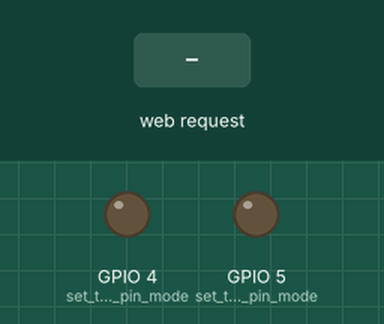
The sketch below on a simulated ESP32. On the bench: output pins drawn as LEDs (lit = HIGH). Inputs (shaded band) come from the test bench. WiFi joins after 1.5 s; servers stay silent unless stated; what the sketch prints to the serial monitor is not drawn.

Above: at 2.7 s.
2.8 s: HTTP request GET /H received
At 4.0 s:
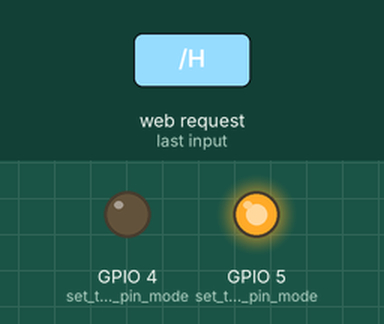
4.3 s: HTTP request GET /A received
At 5.1 s:
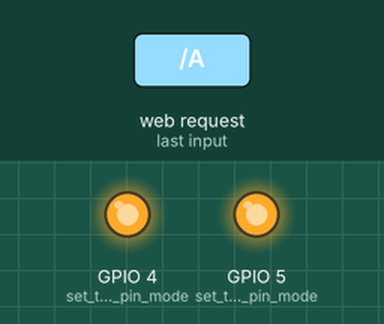
5.8 s: HTTP request GET /L received
At 6.2 s:
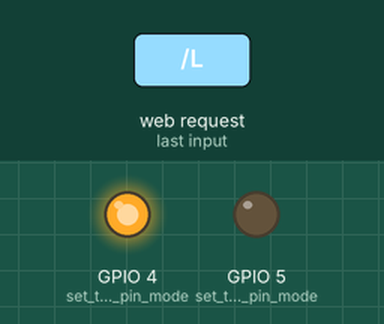
Timing chart, 0 to 8.8 s (numbered marks = the images above; inputs shaded):
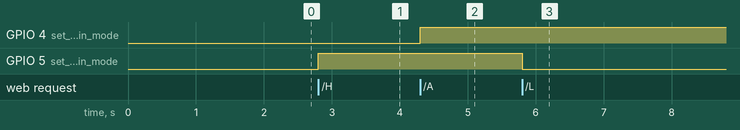

Measured:
- after the input at 2.8 s, GPIO 5 (set_the_LED_pin_mode): LOW → HIGH at once
- after the input at 4.3 s, GPIO 4 (set_the_LED_pin_mode): LOW → HIGH at once
- after the input at 5.8 s, GPIO 5 (set_the_LED_pin_mode): HIGH → LOW at once

The sketch:

wifi_test3.ino
```cpp
/*
 WiFi Web Server LED Blink

 A simple web server that lets you blink an LED via the web.
 This sketch will print the IP address of your WiFi Shield (once connected)
 to the Serial monitor. From there, you can open that address in a web browser
 to turn on and off the LED on pin 5.

 If the IP address of your shield is yourAddress:
 http://yourAddress/H turns the LED on
 http://yourAddress/L turns it off

 This example is written for a network using WPA2 encryption. For insecure
 WEP or WPA, change the Wifi.begin() call and use Wifi.setMinSecurity() accordingly.

 Circuit:
 * WiFi shield attached
 * LED attached to pin 5

 created for arduino 25 Nov 2012
 by Tom Igoe

ported for sparkfun esp32
31.01.2017 by Jan Hendrik Berlin

 */

#include <WiFi.h>

const char* ssid     = "yourssid";
const char* password = "yourpasswd";

WiFiServer server(80);

void setup() {
  Serial.begin(115200);
  pinMode(5, OUTPUT);  // set the LED pin mode
  pinMode(4, OUTPUT);  // set the LED pin mode

  delay(10);

  // We start by connecting to a WiFi network

  Serial.println();
  Serial.println();
  Serial.print(" กำลังเชื่อมต่อ ");
  Serial.println(ssid);

  WiFi.begin(ssid, password);

  while (WiFi.status() != WL_CONNECTED) {
    delay(500);
    Serial.print(".");
  }

  Serial.println("");
  Serial.println("เชื่อมต่อไวไฟสำเร็จ.");
  Serial.println("เบอร์ IP address: ");
  Serial.println(WiFi.localIP());

  server.begin();

}

void loop() {
  WiFiClient client = server.accept();  // listen for incoming clients

  if (client) {                     // if you get a client,
    Serial.println("เชื่อมต่อกับอุปกรณ์.");  // print a message out the serial port
    String currentLine = "";        // make a String to hold incoming data from the client
    while (client.connected()) {    // loop while the client's connected
      if (client.available()) {     // if there's bytes to read from the client,
        char c = client.read();     // read a byte, then
        Serial.write(c);            // print it out the serial monitor
        if (c == '\n') {            // if the byte is a newline character

          // if the current line is blank, you got two newline characters in a row.
          // that's the end of the client HTTP request, so send a response:
          if (currentLine.length() == 0) {
            // HTTP headers always start with a response code (e.g. HTTP/1.1 200 OK)
            // and a content-type so the client knows what's coming, then a blank line:
            client.println("HTTP/1.1 200 OK");
            client.println("Content-type:text/html");
            client.println();

            client.println("<!DOCTYPE HTML>");
            client.println("<html>");
            client.println("<head>");
            client.println("<link rel=\"icon\" href=\"data:,\">");
            client.println("</head>");

            client.println("</body>");
            client.println("<h1>University of Phayao</h1>");
            client.println("<p>Computer Engineering Department");
            client.println("</body>");


            // the content of the HTTP response follows the header:
            client.print("Click <a href=\"/H\">here</a> to turn the LED on pin 5 on.<br>");
            client.print("Click <a href=\"/L\">here</a> to turn the LED on pin 5 off.<br>");

            client.print("Click <a href=\"/A\">here</a> to turn the LED on pin 4 on.<br>");
            client.print("Click <a href=\"/B\">here</a> to turn the LED on pin 4 off.<br>");

            client.print("Click <a href=\"/C\">here</a> to turn the LED on pin 3 on.<br>");
            client.print("Click <a href=\"/D\">here</a> to turn the LED on pin 3 off.<br>");

            client.print("Click <a href=\"/X\">here</a> to turn the LED on pin 2 on.<br>");
            client.print("Click <a href=\"/Y\">here</a> to turn the LED on pin 2 off.<br>");


            // The HTTP response ends with another blank line:
            client.println();
            client.println("</html>");
            // break out of the while loop:
            break;
          } else {  // if you got a newline, then clear currentLine:
            currentLine = "";
          }
        } else if (c != '\r') {  // if you got anything else but a carriage return character,
          currentLine += c;      // add it to the end of the currentLine
        }

        // Check to see if the client request was "GET /H" or "GET /L":
        if (currentLine.endsWith("GET /H")) {
          digitalWrite(5, HIGH);  // GET /H turns the LED on
        }
        if (currentLine.endsWith("GET /L")) {
          digitalWrite(5, LOW);  // GET /L turns the LED off
        }
         if (currentLine.endsWith("GET /A")) {
          digitalWrite(4, HIGH);  // GET /H turns the LED on
        }
        if (currentLine.endsWith("GET /B")) {
          digitalWrite(4, LOW);  // GET /L turns the LED off
        }
        if (currentLine.endsWith("GET /C")) {
          digitalWrite(3, HIGH);  // GET /H turns the LED on
        }
        if (currentLine.endsWith("GET /D")) {
          digitalWrite(3, LOW);  // GET /L turns the LED off
        }
        if (currentLine.endsWith("GET /X")) {
          digitalWrite(2, HIGH);  // GET /H turns the LED on
        }
        if (currentLine.endsWith("GET /Y")) {
          digitalWrite(2, LOW);  // GET /L turns the LED off
        }
      }
    }
    // close the connection:
    client.stop();
    Serial.println("ยกเลิกการเชื่อมต่อกับอุปกรณ์.");
  }
}
```
